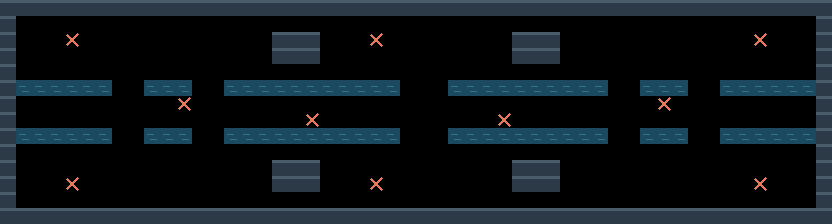

A 2D game scene composited from a Tiled map and its tileset images. What follows is a short description and the map's XML, with every tile layer's data as written:
An orthogonal 52x14 tile map with 16x16 px tiles, 2 tile layers (terreno, marcadores).

<map version="1.10" tiledversion="1.11.0" orientation="orthogonal" renderorder="right-down" width="52" height="14" tilewidth="16" tileheight="16" infinite="0" nextlayerid="3" nextobjectid="1">
 <properties>
  <property name="tipo" value="grande_h" />
  <property name="nombre" value="dique" />
 </properties>
 <tileset firstgid="1" source="muelle.tsx" />
 <layer id="1" name="terreno" width="52" height="14">
  <data encoding="csv">
1,1,1,1,1,1,1,1,1,1,1,1,1,1,1,1,1,1,1,1,1,1,1,1,1,1,1,1,1,1,1,1,1,1,1,1,1,1,1,1,1,1,1,1,1,1,1,1,1,1,1,1,
1,0,0,0,0,0,0,0,0,0,0,0,0,0,0,0,0,0,0,0,0,0,0,0,0,0,0,0,0,0,0,0,0,0,0,0,0,0,0,0,0,0,0,0,0,0,0,0,0,0,0,1,
1,0,0,0,0,0,0,0,0,0,0,0,0,0,0,0,0,1,1,1,0,0,0,0,0,0,0,0,0,0,0,0,1,1,1,0,0,0,0,0,0,0,0,0,0,0,0,0,0,0,0,1,
1,0,0,0,0,0,0,0,0,0,0,0,0,0,0,0,0,1,1,1,0,0,0,0,0,0,0,0,0,0,0,0,1,1,1,0,0,0,0,0,0,0,0,0,0,0,0,0,0,0,0,1,
1,0,0,0,0,0,0,0,0,0,0,0,0,0,0,0,0,0,0,0,0,0,0,0,0,0,0,0,0,0,0,0,0,0,0,0,0,0,0,0,0,0,0,0,0,0,0,0,0,0,0,1,
1,2,2,2,2,2,2,0,0,2,2,2,0,0,2,2,2,2,2,2,2,2,2,2,2,0,0,0,2,2,2,2,2,2,2,2,2,2,0,0,2,2,2,0,0,2,2,2,2,2,2,1,
1,0,0,0,0,0,0,0,0,0,0,0,0,0,0,0,0,0,0,0,0,0,0,0,0,0,0,0,0,0,0,0,0,0,0,0,0,0,0,0,0,0,0,0,0,0,0,0,0,0,0,1,
1,0,0,0,0,0,0,0,0,0,0,0,0,0,0,0,0,0,0,0,0,0,0,0,0,0,0,0,0,0,0,0,0,0,0,0,0,0,0,0,0,0,0,0,0,0,0,0,0,0,0,1,
1,2,2,2,2,2,2,0,0,2,2,2,0,0,2,2,2,2,2,2,2,2,2,2,2,0,0,0,2,2,2,2,2,2,2,2,2,2,0,0,2,2,2,0,0,2,2,2,2,2,2,1,
1,0,0,0,0,0,0,0,0,0,0,0,0,0,0,0,0,0,0,0,0,0,0,0,0,0,0,0,0,0,0,0,0,0,0,0,0,0,0,0,0,0,0,0,0,0,0,0,0,0,0,1,
1,0,0,0,0,0,0,0,0,0,0,0,0,0,0,0,0,1,1,1,0,0,0,0,0,0,0,0,0,0,0,0,1,1,1,0,0,0,0,0,0,0,0,0,0,0,0,0,0,0,0,1,
1,0,0,0,0,0,0,0,0,0,0,0,0,0,0,0,0,1,1,1,0,0,0,0,0,0,0,0,0,0,0,0,1,1,1,0,0,0,0,0,0,0,0,0,0,0,0,0,0,0,0,1,
1,0,0,0,0,0,0,0,0,0,0,0,0,0,0,0,0,0,0,0,0,0,0,0,0,0,0,0,0,0,0,0,0,0,0,0,0,0,0,0,0,0,0,0,0,0,0,0,0,0,0,1,
1,1,1,1,1,1,1,1,1,1,1,1,1,1,1,1,1,1,1,1,1,1,1,1,1,1,1,1,1,1,1,1,1,1,1,1,1,1,1,1,1,1,1,1,1,1,1,1,1,1,1,1
</data>
 </layer>
 <layer id="2" name="marcadores" width="52" height="14">
  <data encoding="csv">
0,0,0,0,0,0,0,0,0,0,0,0,0,0,0,0,0,0,0,0,0,0,0,0,0,0,0,0,0,0,0,0,0,0,0,0,0,0,0,0,0,0,0,0,0,0,0,0,0,0,0,0,
0,0,0,0,0,0,0,0,0,0,0,0,0,0,0,0,0,0,0,0,0,0,0,0,0,0,0,0,0,0,0,0,0,0,0,0,0,0,0,0,0,0,0,0,0,0,0,0,0,0,0,0,
0,0,0,0,3,0,0,0,0,0,0,0,0,0,0,0,0,0,0,0,0,0,0,3,0,0,0,0,0,0,0,0,0,0,0,0,0,0,0,0,0,0,0,0,0,0,0,3,0,0,0,0,
0,0,0,0,0,0,0,0,0,0,0,0,0,0,0,0,0,0,0,0,0,0,0,0,0,0,0,0,0,0,0,0,0,0,0,0,0,0,0,0,0,0,0,0,0,0,0,0,0,0,0,0,
0,0,0,0,0,0,0,0,0,0,0,0,0,0,0,0,0,0,0,0,0,0,0,0,0,0,0,0,0,0,0,0,0,0,0,0,0,0,0,0,0,0,0,0,0,0,0,0,0,0,0,0,
0,0,0,0,0,0,0,0,0,0,0,0,0,0,0,0,0,0,0,0,0,0,0,0,0,0,0,0,0,0,0,0,0,0,0,0,0,0,0,0,0,0,0,0,0,0,0,0,0,0,0,0,
0,0,0,0,0,0,0,0,0,0,0,3,0,0,0,0,0,0,0,0,0,0,0,0,0,0,0,0,0,0,0,0,0,0,0,0,0,0,0,0,0,3,0,0,0,0,0,0,0,0,0,0,
0,0,0,0,0,0,0,0,0,0,0,0,0,0,0,0,0,0,0,3,0,0,0,0,0,0,0,0,0,0,0,3,0,0,0,0,0,0,0,0,0,0,0,0,0,0,0,0,0,0,0,0,
0,0,0,0,0,0,0,0,0,0,0,0,0,0,0,0,0,0,0,0,0,0,0,0,0,0,0,0,0,0,0,0,0,0,0,0,0,0,0,0,0,0,0,0,0,0,0,0,0,0,0,0,
0,0,0,0,0,0,0,0,0,0,0,0,0,0,0,0,0,0,0,0,0,0,0,0,0,0,0,0,0,0,0,0,0,0,0,0,0,0,0,0,0,0,0,0,0,0,0,0,0,0,0,0,
0,0,0,0,0,0,0,0,0,0,0,0,0,0,0,0,0,0,0,0,0,0,0,0,0,0,0,0,0,0,0,0,0,0,0,0,0,0,0,0,0,0,0,0,0,0,0,0,0,0,0,0,
0,0,0,0,3,0,0,0,0,0,0,0,0,0,0,0,0,0,0,0,0,0,0,3,0,0,0,0,0,0,0,0,0,0,0,0,0,0,0,0,0,0,0,0,0,0,0,3,0,0,0,0,
0,0,0,0,0,0,0,0,0,0,0,0,0,0,0,0,0,0,0,0,0,0,0,0,0,0,0,0,0,0,0,0,0,0,0,0,0,0,0,0,0,0,0,0,0,0,0,0,0,0,0,0,
0,0,0,0,0,0,0,0,0,0,0,0,0,0,0,0,0,0,0,0,0,0,0,0,0,0,0,0,0,0,0,0,0,0,0,0,0,0,0,0,0,0,0,0,0,0,0,0,0,0,0,0
</data>
 </layer>
</map>
